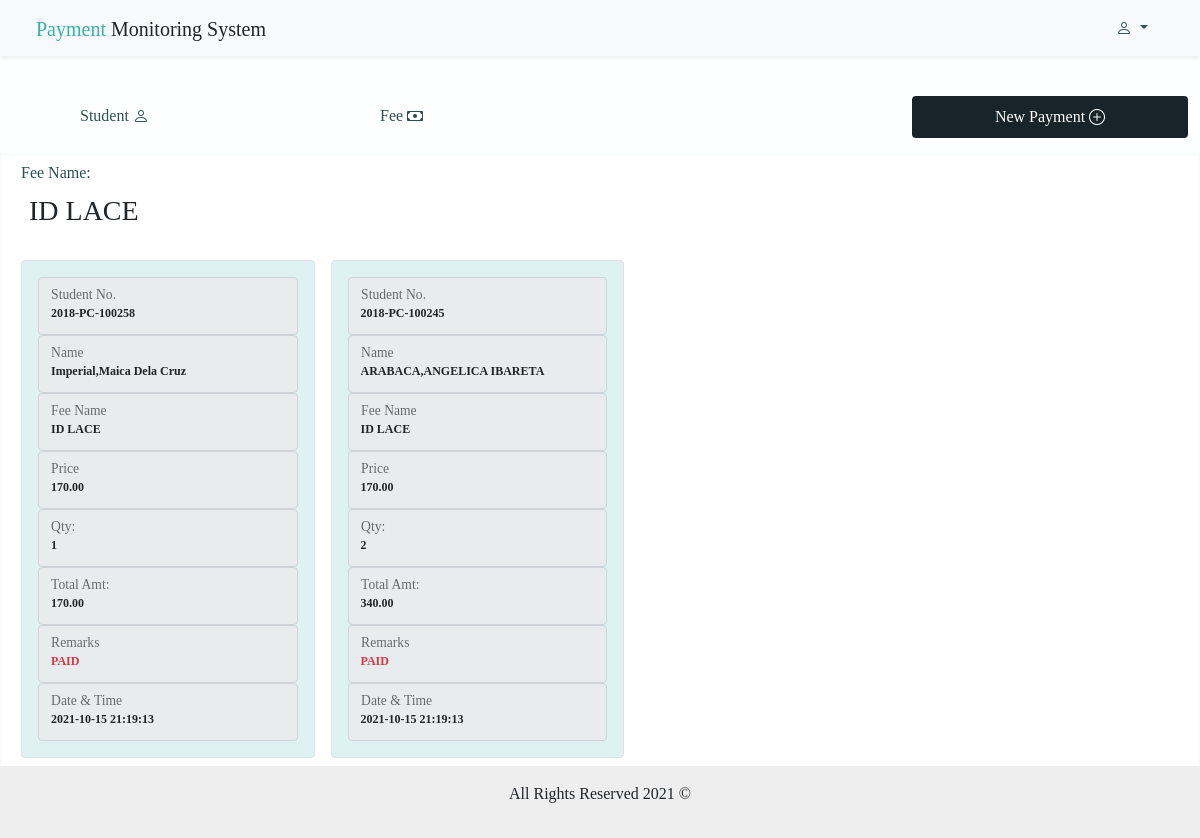
The app's page /admin.php with its own data.
### tables this page shows
CREATE TABLE `tb_fee` (
  `fee_ID` int(11) NOT NULL,
  `fee_code` varchar(30) NOT NULL,
  `fee_name` varchar(30) NOT NULL,
  `fee_dscrptn` text NOT NULL,
  `fee_due` date NOT NULL,
  `fee_price` double NOT NULL,
  `fee_status` char(1) NOT NULL,
  `date_time` datetime NOT NULL DEFAULT current_timestamp()
);

CREATE TABLE `tb_payment` (
  `transaction_ID` int(11) NOT NULL,
  `stud_ID` int(11) NOT NULL,
  `fee_ID` int(11) NOT NULL,
  `price` double NOT NULL,
  `qty` int(11) NOT NULL,
  `total_amt` double NOT NULL,
  `rmrks` varchar(15) NOT NULL,
  `date_time` datetime NOT NULL DEFAULT current_timestamp()
);

CREATE TABLE `tb_student` (
  `stud_ID` int(11) NOT NULL,
  `stud_num` varchar(30) NOT NULL,
  `fname` varchar(30) NOT NULL,
  `mname` varchar(30) NOT NULL,
  `lname` varchar(30) NOT NULL,
  `dept_ID` int(11) NOT NULL,
  `course_ID` int(11) NOT NULL,
  `by_ID` int(11) NOT NULL,
  `email` varchar(30) NOT NULL,
  `stud_status` char(1) NOT NULL,
  `date_time` datetime NOT NULL DEFAULT current_timestamp()
);

CREATE TABLE `tb_blockyear` (
  `by_ID` int(11) NOT NULL,
  `by_name` varchar(30) NOT NULL,
  `by_status` char(1) NOT NULL,
  `date_time` datetime NOT NULL DEFAULT current_timestamp()
);

### includes/functions.inc.php (called while the page is built, shortened)
<?php
    function getFees($conn){
        $sql = "SELECT *
                FROM `tb_fee`
                WHERE fee_status = 'A';";
        $stmt=mysqli_stmt_init($conn);
        if (!mysqli_stmt_prepare($stmt, $sql)){
            return false;
            exit;
        }
        mysqli_stmt_execute($stmt);
        $resultData = mysqli_stmt_get_result($stmt);
        $arr = array();
        if(!empty($resultData)){
            while($row = mysqli_fetch_assoc($resultData)){
                array_push($arr, $row);
            }
            return $arr;
        }
        else{
            return false;
        }
    }
    function showStudentRecord($conn, $fee = null){
            if($fee === null ) {
                $sql = "SELECT  *
                        FROM
                            `tb_payment` as p
                            JOIN tb_fee as f
                            ON f.fee_ID = p.fee_ID
                            JOIN tb_student as st
                            ON st.stud_ID = p.stud_ID
                            JOIN tb_dept as d
                            ON d.dept_ID = st.dept_ID
                            JOIN tb_course as c
                            ON c.course_ID = st.course_ID
                            JOIN tb_blockyear as b
                            ON b.by_ID = st.by_ID;";
                $stmt=mysqli_stmt_init($conn);
                if (!mysqli_stmt_prepare($stmt, $sql)){
                    return false;
                    exit();
                }
            }
            else{
                $sql = "SELECT  *
                        FROM
                            `tb_payment` as p
                            JOIN tb_fee as f
                            ON f.fee_ID = p.fee_ID
                            JOIN tb_student as st
                            ON st.stud_ID = p.stud_ID
                            JOIN tb_dept as d
                            ON d.dept_ID = st.dept_ID
                            JOIN tb_course as c
                            ON c.course_ID = st.course_ID
                            JOIN tb_blockyear as b
                            ON b.by_ID = st.by_ID
                        WHERE
                            f.fee_ID = ?
                            AND st.stud_status = 'A';";
                $stmt=mysqli_stmt_init($conn);
                if (!mysqli_stmt_prepare($stmt, $sql)){
                    return false;
                    exit();
                }
                mysqli_stmt_bind_param($stmt, "s" , $fee);
                }
        mysqli_stmt_execute($stmt);
        $resultData = mysqli_stmt_get_result($stmt);
        if(!empty($resultData)){
            $arr = array();
            while($row = mysqli_fetch_assoc($resultData)){
                array_push($arr,$row);
            }
            return $arr;
        }
        else{
            return false;
        }
    }
?>

### admin.php (the view, shortened to what this page needs)
<?php
    include_once "includes/db_conn.php";
    include_once "includes/functions.inc.php";
?>
<html>
<head>
    <?php include_once "header.php";?>
    <link rel="stylesheet" href="css/bootstrap.min.css">
    <link rel="stylesheet" href="font/bootstrap-icons.css">
    <link rel="stylesheet" href="style/styles.css">
</head>
<body>
    <?php include_once "nav.php"; ?>
    <div class="container-fluid mt-5 panel-1">
        <div class="row">
            <div class="col-lg-3 col-md-12 col-sm-12 mt-5">
                <ul class="navbar-nav">
                    <li class="nav-item" >
                        <a class="nav-link" href="student.php">
                            Student <i class="bi bi-person"></i>
                        </a>
                    </li>
                </ul>
            </div>
            <div class="col-lg-3 col-md-12 col-sm-12 mt-5">
                <ul class="navbar-nav">
                    <li class="nav-item">
                        <a class="nav-link "  href="fee.php">
                            Fee <i class="bi bi-cash"></i>
                        </a>
                    </li>
                </ul>
            </div>
            <div class="col-lg-3 col-md-12 col-sm-12 mt-5"></div>
            <div class="col-lg-3 col-md-12 col-sm-12 mt-5 mb-3">
                <a class="nav-link btn btn-border button-color" data-toggle="collapse" href="#addPayment" role="button" aria-expanded="false" aria-controls="addPayment">
                    New Payment <i class="bi bi-plus-circle"></i>
                </a>
            </div>
        </div>
    </div>
    <div class="container-fluid">
    <div class="row border border-bottom-0 border-light">
        <?php
        $fee_list = getFees($conn);
            if(!empty($fee_list) || $fee_list !== false){
                foreach($fee_list as $fee_key => $fee){ ?>
                    <div class="col-lg-12 col-md-12 col-sm-12 mb-0">
                        <div class="form-floating">
                            <h6 class="p-2 pb-0" style="color:darkslategray;">Fee Name:</h6>
                            <h3 class="p-3 pt-1"><?php echo $fee['fee_name'];?></h3>
                        </div>
                    </div>
                    <div>
                        <?php
                            $stud_record = showStudentRecord($conn, $fee['fee_ID']);
                            if(!empty($stud_record) || $stud_record !== false ){
                                foreach($stud_record as $key => $val){ ?>
                                    <div class="col-lg-3 col-md-12 col-sm-12 m-2 p-0 float-left"  >
                                        <div class="card border border-bg-gradient" style="background-color:#DEF2F1;">
                            <div class="card-body">
                            <div class="form-floating" >
                                <input id="studid<?php echo $val['transaction_ID']; ?>" class="form-control form1" type="text" name="stud_num" value="<?php echo $val['stud_num']; ?>" readonly>
                                <label class="form-label" for="studid<?php echo $val['transaction_ID']; ?>">Student No.</label>
                            </div>
                            <div class="form-floating">
                                <input id="stud_name<?php echo $val['transaction_ID']; ?>" class="form-control form1" type="text" name="stud_name" value="<?php echo $val['lname'].",".$val['fname']." ".$val['mname']; ?>" readonly>
                                <label class="form-label" for="stud_name<?php echo $val['transaction_ID']; ?>">Name</label>
                            </div>
                            <div class="form-floating">
                                <input id="fee_name<?php echo $val['transaction_ID']; ?>" class="form-control form1" type="text" name="fee_name" value="<?php echo $val['fee_name']; ?>" readonly>
                                <label class="form-label" for="fee_name<?php echo $val['transaction_ID']; ?>">Fee Name</label>
                            </div>
                            <div class="form-floating">
                                <input id="fee_price<?php echo $val['transaction_ID']; ?>" class="form-control form1" type="number" name="fee_price" value="<?php echo sprintf("%.2f",$val['fee_price']); ?>" readonly>
                                <label class="form-label" for="fee_price<?php echo $val['transaction_ID']; ?>">Price</label>
                            </div>
                            <div class="form-floating">
                                <input id="qty<?php echo $val['transaction_ID']; ?>" class="form-control form1" type="number" name="qty" value="<?php echo $val['qty']; ?>" readonly>
                                <label class="form-label" for="qty<?php echo $val['transaction_ID']; ?>">Qty: </label>
                            </div>
                            <div class="form-floating">
                                <input id="total_amt<?php echo $val['transaction_ID']; ?>" class="form-control form1" type="number" name="total_amt" value="<?php echo sprintf("%.2f",$val['total_amt']); ?>" readonly>
                                <label class="form-label" for="total_amt<?php echo $val['transaction_ID']; ?>">Total Amt: </label>
                            </div>
                            <div class="form-floating">
                                <input id="rmrks<?php echo $val['transaction_ID']; ?>" class="form-control text-danger form1" type="text" name="rmrks" value="<?php echo $val['rmrks']; ?>" readonly>
                                <label class="form-label" for="rmrks<?php echo $val['transaction_ID']; ?>">Remarks</label>
                            </div>
                            <div class="form-floating">
                                <input id="datetime<?php echo $val['transaction_ID']; ?>" class="form-control form1" type="text" name="datetime" value="<?php echo $val['date_time']; ?>" readonly>
                                <label class="form-label" for="datetime<?php echo $val['transaction_ID']; ?>">Date &amp; Time</label>
                            </div>
                    </div>
                </div>
            </div>
            <?php }
             }
             else{
                 echo "<h4> No Records Found.</h4>";
             }   ?>
        </div>
        <?php
                                                              }
    }
                                                     ?>
        </div>
    </div>
</body>
<?php include_once "footer.php"; ?>
</html>

### header.php (shortened to what this page needs)
<!DOCTYPE html>
<html>
        <link rel="stylesheet" href="css/bootstrap.min.css">
        <link rel="stylesheet" href="font/bootstrap-icons.css">
        <link rel="stylesheet" href="style/styles.css">
        <link rel="stylesheet" href="https://maxcdn.bootstrapcdn.com/bootstrap/4.5.2/css/bootstrap.min.css">
        <link rel="stylesheet" href="https://pro.fontawesome.com/releases/v5.10.0/css/all.css"/>
</html>

### nav.php (shortened to what this page needs)
<!DOCTYPE html>
<html>
    <body>
        <div class="container-fluid">
        <div class="row" id="NavigationPanel">
            <nav class="navbar fixed-top navbar-expand-lg bg-light shadow-sm">
                <div class="container-fluid">
                    <a href="admin.php" class="navbar-brand style-logo1 pb-1 ">
                       <span style="color:3AAFA9;">Payment <span class="text-dark">Monitoring System</span></span>
                    </a>
                    <div class="dropdown float-right">
                        <a class="dropdown-toggle nav-link" data-toggle="dropdown" href="viewprofile.php"><i class="bi bi-person"></i> <?php echo $_SESSION['userlogged']; ?></a>
                    </div>
                </div>
            </nav>
            </div>
        </div>
    </body>
</html>

### footer.php
<!DOCTYPE html>
    <html>
            <footer class="page-footer font-small">
                <div class="footer-copyright text-center py-3">
                    <p>All Rights Reserved 2021 &copy;</p>
                </div>
            </footer>
</html>

### style/styles.css (style rules this page uses)
body { font-family: verdana; }
.navbar-nav > li > a { color: darkslategray; margin-left: 68px; }
a { color: darkslategray; }
.page-footer { background-color: #eeeeee; }
.panel-1 { background-color: #FEFFFF; }
.button-color { background-color: #17252A; color: #FEFFFF; }
.form1 { font-size: 9pt; font-weight: bold; }

### records on screen
tb_fee: fee_name "ID LACE"
tb_payment: stud_num "2018-PC-100258", stud_name "Imperial,Maica Dela Cruz", fee_name "ID LACE", fee_price "170.00", qty "1", total_amt "170.00", rmrks "PAID", datetime "2021-10-15 21:19:13"
tb_payment: stud_num "2018-PC-100245", stud_name "ARABACA,ANGELICA IBARETA", fee_name "ID LACE", fee_price "170.00", qty "2", total_amt "340.00", rmrks "PAID", datetime "2021-10-15 21:19:13"
